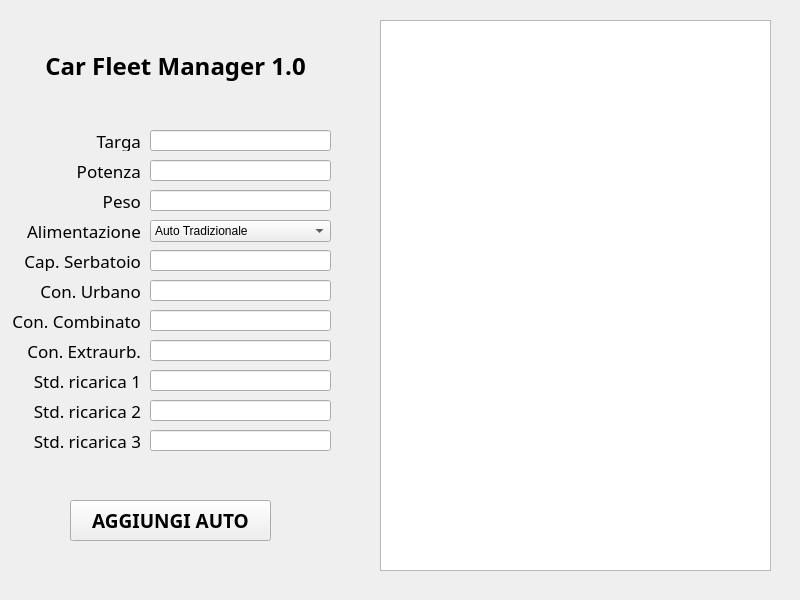
<?xml version="1.0" encoding="UTF-8"?>
<ui version="4.0">
 <class>CarFleetManager</class>
 <widget class="QWidget" name="CarFleetManager">
  <property name="geometry">
   <rect>
    <x>0</x>
    <y>0</y>
    <width>800</width>
    <height>600</height>
   </rect>
  </property>
  <property name="windowTitle">
   <string>Car Fleet Manager 1.0</string>
  </property>
  <widget class="QComboBox" name="tipoAuto">
   <property name="geometry">
    <rect>
     <x>150</x>
     <y>220</y>
     <width>181</width>
     <height>22</height>
    </rect>
   </property>
   <item>
    <property name="text">
     <string>Auto Tradizionale</string>
    </property>
   </item>
   <item>
    <property name="text">
     <string>Auto Elettrica</string>
    </property>
   </item>
   <item>
    <property name="text">
     <string>Auto Ibrida</string>
    </property>
   </item>
  </widget>
  <widget class="QLineEdit" name="targa_input">
   <property name="geometry">
    <rect>
     <x>150</x>
     <y>130</y>
     <width>181</width>
     <height>21</height>
    </rect>
   </property>
  </widget>
  <widget class="QLineEdit" name="peso_input">
   <property name="geometry">
    <rect>
     <x>150</x>
     <y>160</y>
     <width>181</width>
     <height>21</height>
    </rect>
   </property>
  </widget>
  <widget class="QLineEdit" name="potenza_input">
   <property name="geometry">
    <rect>
     <x>150</x>
     <y>190</y>
     <width>181</width>
     <height>21</height>
    </rect>
   </property>
  </widget>
  <widget class="QLabel" name="label_capSerbatoio">
   <property name="geometry">
    <rect>
     <x>20</x>
     <y>250</y>
     <width>121</width>
     <height>21</height>
    </rect>
   </property>
   <property name="font">
    <font>
     <family>Rubik</family>
     <pointsize>13</pointsize>
    </font>
   </property>
   <property name="text">
    <string>Cap. Serbatoio</string>
   </property>
   <property name="alignment">
    <set>Qt::AlignRight|Qt::AlignTrailing|Qt::AlignVCenter</set>
   </property>
  </widget>
  <widget class="QLineEdit" name="capSerb_input">
   <property name="geometry">
    <rect>
     <x>150</x>
     <y>250</y>
     <width>181</width>
     <height>21</height>
    </rect>
   </property>
  </widget>
  <widget class="QLabel" name="label_consUrbano">
   <property name="geometry">
    <rect>
     <x>20</x>
     <y>280</y>
     <width>121</width>
     <height>21</height>
    </rect>
   </property>
   <property name="font">
    <font>
     <family>Rubik</family>
     <pointsize>13</pointsize>
    </font>
   </property>
   <property name="text">
    <string>Con. Urbano</string>
   </property>
   <property name="alignment">
    <set>Qt::AlignRight|Qt::AlignTrailing|Qt::AlignVCenter</set>
   </property>
  </widget>
  <widget class="QLineEdit" name="consUrbano_input">
   <property name="geometry">
    <rect>
     <x>150</x>
     <y>280</y>
     <width>181</width>
     <height>21</height>
    </rect>
   </property>
  </widget>
  <widget class="QLineEdit" name="consCombinato_input">
   <property name="geometry">
    <rect>
     <x>150</x>
     <y>310</y>
     <width>181</width>
     <height>21</height>
    </rect>
   </property>
  </widget>
  <widget class="QLabel" name="label_consCombinato">
   <property name="geometry">
    <rect>
     <x>10</x>
     <y>310</y>
     <width>131</width>
     <height>21</height>
    </rect>
   </property>
   <property name="font">
    <font>
     <family>Rubik</family>
     <pointsize>13</pointsize>
    </font>
   </property>
   <property name="text">
    <string>Con. Combinato</string>
   </property>
   <property name="alignment">
    <set>Qt::AlignRight|Qt::AlignTrailing|Qt::AlignVCenter</set>
   </property>
  </widget>
  <widget class="QLabel" name="label_consExtra">
   <property name="geometry">
    <rect>
     <x>20</x>
     <y>340</y>
     <width>121</width>
     <height>21</height>
    </rect>
   </property>
   <property name="font">
    <font>
     <family>Rubik</family>
     <pointsize>13</pointsize>
    </font>
   </property>
   <property name="text">
    <string>Con. Extraurb.</string>
   </property>
   <property name="alignment">
    <set>Qt::AlignRight|Qt::AlignTrailing|Qt::AlignVCenter</set>
   </property>
  </widget>
  <widget class="QLineEdit" name="consExtra_input">
   <property name="geometry">
    <rect>
     <x>150</x>
     <y>340</y>
     <width>181</width>
     <height>21</height>
    </rect>
   </property>
  </widget>
  <widget class="QLineEdit" name="stdCarica3_input">
   <property name="geometry">
    <rect>
     <x>150</x>
     <y>430</y>
     <width>181</width>
     <height>21</height>
    </rect>
   </property>
  </widget>
  <widget class="QLabel" name="label_stdCarica3">
   <property name="geometry">
    <rect>
     <x>20</x>
     <y>430</y>
     <width>121</width>
     <height>21</height>
    </rect>
   </property>
   <property name="font">
    <font>
     <family>Rubik</family>
     <pointsize>13</pointsize>
    </font>
   </property>
   <property name="text">
    <string>Std. ricarica 3</string>
   </property>
   <property name="alignment">
    <set>Qt::AlignRight|Qt::AlignTrailing|Qt::AlignVCenter</set>
   </property>
  </widget>
  <widget class="QLabel" name="label_stdCarica2">
   <property name="geometry">
    <rect>
     <x>10</x>
     <y>400</y>
     <width>131</width>
     <height>21</height>
    </rect>
   </property>
   <property name="font">
    <font>
     <family>Rubik</family>
     <pointsize>13</pointsize>
    </font>
   </property>
   <property name="text">
    <string>Std. ricarica 2</string>
   </property>
   <property name="alignment">
    <set>Qt::AlignRight|Qt::AlignTrailing|Qt::AlignVCenter</set>
   </property>
  </widget>
  <widget class="QLineEdit" name="stdCarica2_input">
   <property name="geometry">
    <rect>
     <x>150</x>
     <y>400</y>
     <width>181</width>
     <height>21</height>
    </rect>
   </property>
  </widget>
  <widget class="QLineEdit" name="stdCarica1_input">
   <property name="geometry">
    <rect>
     <x>150</x>
     <y>370</y>
     <width>181</width>
     <height>21</height>
    </rect>
   </property>
  </widget>
  <widget class="QLabel" name="label_stdCarica1">
   <property name="geometry">
    <rect>
     <x>20</x>
     <y>370</y>
     <width>121</width>
     <height>21</height>
    </rect>
   </property>
   <property name="font">
    <font>
     <family>Rubik</family>
     <pointsize>13</pointsize>
    </font>
   </property>
   <property name="text">
    <string>Std. ricarica 1</string>
   </property>
   <property name="alignment">
    <set>Qt::AlignRight|Qt::AlignTrailing|Qt::AlignVCenter</set>
   </property>
  </widget>
  <widget class="QLabel" name="titolo">
   <property name="geometry">
    <rect>
     <x>30</x>
     <y>50</y>
     <width>291</width>
     <height>31</height>
    </rect>
   </property>
   <property name="font">
    <font>
     <family>Rubik</family>
     <pointsize>18</pointsize>
     <weight>75</weight>
     <bold>true</bold>
    </font>
   </property>
   <property name="text">
    <string>Car Fleet Manager 1.0</string>
   </property>
   <property name="alignment">
    <set>Qt::AlignCenter</set>
   </property>
  </widget>
  <widget class="QPushButton" name="pulsanteSubmit">
   <property name="geometry">
    <rect>
     <x>70</x>
     <y>500</y>
     <width>201</width>
     <height>41</height>
    </rect>
   </property>
   <property name="font">
    <font>
     <family>Rubik</family>
     <pointsize>14</pointsize>
     <weight>75</weight>
     <bold>true</bold>
    </font>
   </property>
   <property name="text">
    <string>AGGIUNGI AUTO</string>
   </property>
  </widget>
  <widget class="QLabel" name="label_tipoAuto">
   <property name="geometry">
    <rect>
     <x>20</x>
     <y>220</y>
     <width>121</width>
     <height>21</height>
    </rect>
   </property>
   <property name="font">
    <font>
     <family>Rubik</family>
     <pointsize>13</pointsize>
    </font>
   </property>
   <property name="text">
    <string>Alimentazione</string>
   </property>
   <property name="alignment">
    <set>Qt::AlignRight|Qt::AlignTrailing|Qt::AlignVCenter</set>
   </property>
  </widget>
  <widget class="QLabel" name="label_peso">
   <property name="geometry">
    <rect>
     <x>20</x>
     <y>190</y>
     <width>121</width>
     <height>21</height>
    </rect>
   </property>
   <property name="font">
    <font>
     <family>Rubik</family>
     <pointsize>13</pointsize>
    </font>
   </property>
   <property name="text">
    <string>Peso</string>
   </property>
   <property name="alignment">
    <set>Qt::AlignRight|Qt::AlignTrailing|Qt::AlignVCenter</set>
   </property>
  </widget>
  <widget class="QLabel" name="label_potenza">
   <property name="geometry">
    <rect>
     <x>20</x>
     <y>160</y>
     <width>121</width>
     <height>21</height>
    </rect>
   </property>
   <property name="font">
    <font>
     <family>Rubik</family>
     <pointsize>13</pointsize>
    </font>
   </property>
   <property name="text">
    <string>Potenza</string>
   </property>
   <property name="alignment">
    <set>Qt::AlignRight|Qt::AlignTrailing|Qt::AlignVCenter</set>
   </property>
  </widget>
  <widget class="QLabel" name="label_targa">
   <property name="geometry">
    <rect>
     <x>20</x>
     <y>130</y>
     <width>121</width>
     <height>21</height>
    </rect>
   </property>
   <property name="font">
    <font>
     <family>Rubik</family>
     <pointsize>13</pointsize>
    </font>
   </property>
   <property name="text">
    <string>Targa</string>
   </property>
   <property name="alignment">
    <set>Qt::AlignRight|Qt::AlignTrailing|Qt::AlignVCenter</set>
   </property>
  </widget>
  <widget class="QTextEdit" name="visualizzatore">
   <property name="geometry">
    <rect>
     <x>380</x>
     <y>20</y>
     <width>391</width>
     <height>551</height>
    </rect>
   </property>
   <property name="font">
    <font>
     <family>Courier New</family>
     <pointsize>12</pointsize>
    </font>
   </property>
   <property name="readOnly">
    <bool>true</bool>
   </property>
   <property name="html">
    <string>&lt;!DOCTYPE HTML PUBLIC &quot;-//W3C//DTD HTML 4.0//EN&quot; &quot;http://www.w3.org/TR/REC-html40/strict.dtd&quot;&gt;
&lt;html&gt;&lt;head&gt;&lt;meta name=&quot;qrichtext&quot; content=&quot;1&quot; /&gt;&lt;style type=&quot;text/css&quot;&gt;
p, li { white-space: pre-wrap; }
&lt;/style&gt;&lt;/head&gt;&lt;body style=&quot; font-family:'Courier New'; font-size:12pt; font-weight:400; font-style:normal;&quot;&gt;
&lt;p style=&quot;-qt-paragraph-type:empty; margin-top:0px; margin-bottom:0px; margin-left:0px; margin-right:0px; -qt-block-indent:0; text-indent:0px; font-family:'MS Shell Dlg 2'; font-size:8.25pt;&quot;&gt;&lt;br /&gt;&lt;/p&gt;&lt;/body&gt;&lt;/html&gt;</string>
   </property>
  </widget>
 </widget>
 <resources/>
 <connections/>
</ui>
